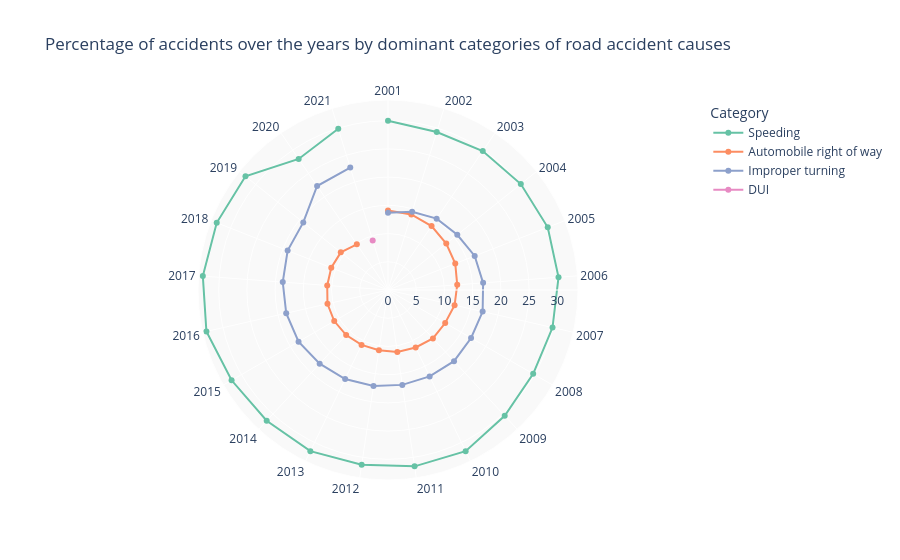

Notebook source saved alongside this figure:
### Code cell
fig_reason = px.line_polar(
    df_reason,
    r = 'Percentage_of_annual_road_incidents',
    theta = 'Year',
    color = 'Category',
    title = 'Percentage of accidents over the years by dominant categories of road accident causes',
    color_discrete_sequence = px.colors.qualitative.Set2,
    markers = True)

fig_reason.update_layout(polar_bgcolor = plot_bgcolor)
fig_reason.show()

### Figure 1 — Plotly figure (JSON) as saved in the notebook; plotly's stock layout.template omitted (floating-point values rounded to 4 significant figures)
{"data": [{"hovertemplate": "Category=Speeding<br>Percentage_of_annual_road_incidents=%{r}<br>Year=%{theta}<extra></extra>", "legendgroup": "Speeding", "line": {"color": "rgb(102,194,165)", "dash": "solid"}, "marker": {"symbol": "circle"}, "mode": "lines+markers", "name": "Speeding", "r": [30.0, 29.3, 29.8, 30.1, 30.4, 30.3, 29.9, 29.7, 30.4, 31.7, 31.6, 31.3, 31.7, 31.6, 32.0, 33.0, 32.9, 32.6, 32.3, 28.1, 29.9], "showlegend": true, "subplot": "polar", "theta": ["2001", "2002", "2003", "2004", "2005", "2006", "2007", "2008", "2009", "2010", "2011", "2012", "2013", "2014", "2015", "2016", "2017", "2018", "2019", "2020", "2021"], "type": "scatterpolar"}, {"hovertemplate": "Category=Automobile right of way<br>Percentage_of_annual_road_incidents=%{r}<br>Year=%{theta}<extra></extra>", "legendgroup": "Automobile right of way", "line": {"color": "rgb(252,141,98)", "dash": "solid"}, "marker": {"symbol": "circle"}, "mode": "lines+markers", "name": "Automobile right of way", "r": [14.1, 14.0, 13.7, 13.2, 12.8, 12.3, 12.1, 11.7, 11.7, 11.3, 11.1, 10.8, 10.8, 10.9, 11.0, 11.0, 10.8, 10.8, 10.7, 9.8], "showlegend": true, "subplot": "polar", "theta": ["2001", "2002", "2003", "2004", "2005", "2006", "2007", "2008", "2009", "2010", "2011", "2012", "2013", "2014", "2015", "2016", "2017", "2018", "2019", "2020"], "type": "scatterpolar"}, {"hovertemplate": "Category=Improper turning<br>Percentage_of_annual_road_incidents=%{r}<br>Year=%{theta}<extra></extra>", "legendgroup": "Improper turning", "line": {"color": "rgb(141,160,203)", "dash": "solid"}, "marker": {"symbol": "circle"}, "mode": "lines+markers", "name": "Improper turning", "r": [13.7, 14.5, 15.3, 15.7, 16.5, 16.9, 17.2, 17.0, 17.2, 17.0, 17.0, 17.2, 17.5, 17.8, 18.3, 18.5, 18.7, 19.1, 19.2, 22.3, 22.7], "showlegend": true, "subplot": "polar", "theta": ["2001", "2002", "2003", "2004", "2005", "2006", "2007", "2008", "2009", "2010", "2011", "2012", "2013", "2014", "2015", "2016", "2017", "2018", "2019", "2020", "2021"], "type": "scatterpolar"}, {"hovertemplate": "Category=DUI<br>Percentage_of_annual_road_incidents=%{r}<br>Year=%{theta}<extra></extra>", "legendgroup": "DUI", "line": {"color": "rgb(231,138,195)", "dash": "solid"}, "marker": {"symbol": "circle"}, "mode": "lines+markers", "name": "DUI", "r": [9.2], "showlegend": true, "subplot": "polar", "theta": ["2021"], "type": "scatterpolar"}], "layout": {"legend": {"title": {"text": "Category"}, "tracegroupgap": 0}, "polar": {"angularaxis": {"direction": "clockwise", "rotation": 90}, "bgcolor": "rgb(249,249,249)", "domain": {"x": [0, 1], "y": [0, 1]}}, "title": {"text": "Percentage of accidents over the years by dominant categories of road accident causes"}}}
